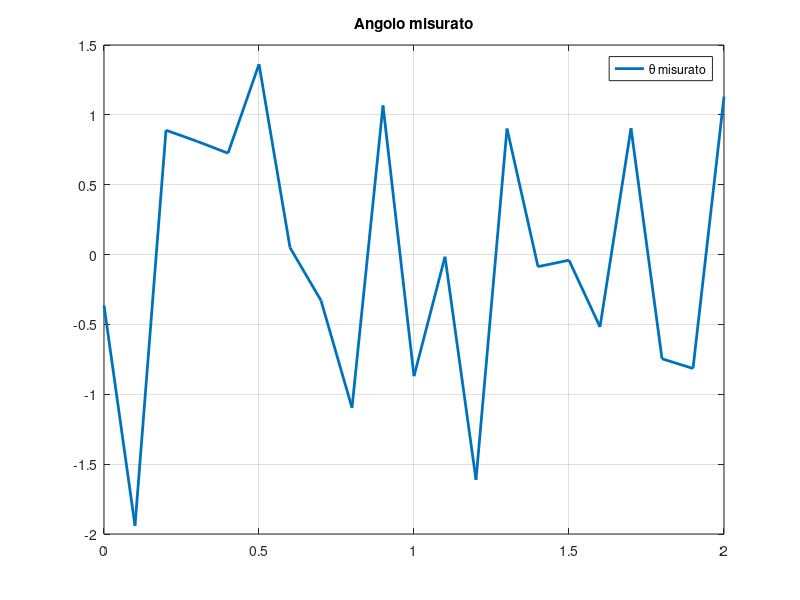

Write MATLAB code to recreate this figure. (Note: this script raises an error after producing the figure.)
clear all
close all
clc

M = 0.055;
m = 0.044;
g = 9.8;
d = 0.083;
r = 0.0315;
l = 0.083; %[m]
Ip = (m*l^3)/3; %inerzia asta
l1 = 0.0315;
l2 = 0.0215;
Ir = M*(l1^2+l2^2); %inerzia ruote
f=Ip*(Ir+M*r^2+m*r^2);

A= [0 1 0 0;
    0 0 -r^2*g*d^2*m^2/f 0;
    0 0 0 1;
    0 0 (d*M*g)/Ip 0];

B= [0;
    (r^2*d*m+Ip)/f;
    0;
    -1/Ip];

C= [1 0 0 0;  %misura posizione del carretto
    0 0 1 0]; %misura angolo del pendolo  

D= [0;
    0];

pendolo = ss(A,B,C,D);
R = ctrb(A,B);
O = obsv(A,C);
rank(R);
rank(O);

%Controllore
K=place(A,B,[-15 -15.1 -15.2 -15.3]);


%% Consideriamo il sistema soggetto ad un WN sulla misura dell'angolo
Ts = 0.1;
t = 0:Ts:2;

v = wgn(length(t),1,0.1);

R = cov(v);

% Per il principio di sovrapposizione degli effetti separo i due
% problemi, quello di controllo tramite retroazione e quello della stima.
% Posso andare a stimare direttamente lo stato del sistema retroazionato

% Sistema con retroazione dallo stato
sys = ss(A-B*K,zeros(4,1),C,D);
sys.OutputName = {'yt1','yt2'};

x0 = [0 0 0.1 0]';
figure(1)
y=initial(sys,x0,t);
plot(t,y(:,2)+v,'LineWidth',2)
grid
legend('\theta misurato')
title('Angolo misurato')

% Costruisco il filtro di Kalman
[kalmf,L,~,Mx,Z] = kalman(sys,0,R);
kalmf = kalmf(1:2,:);
kalmf.InputName = {'y1','y2'};
kalmf.OutputName = {'ye1','ye2'};

x0K = [1 0.001 1 0.03]';
figure(2)
yk = lsim(kalmf,y,t,x0K);
plot(t,yk(:,2),'LineWidth',2)
grid
legend('\theta stimato')
title('Angolo stimato')

% Confronto tra la misura e la stima
figure(3)
plot(t,y(:,2)+v,'LineWidth',1)
hold on
plot(t,yk(:,2),'LineWidth',2)
grid
legend('\theta misurato','\theta stimato')
title('Confronto tra misura e stima')

% Confronto tra il valore realre e la stima
figure(4)
plot(t,y(:,2),'LineWidth',1)
hold on
plot(t,yk(:,2),'LineWidth',1)
grid
legend('\theta reale','\theta stimato')
title('Confronto tra valore reale e stima')




